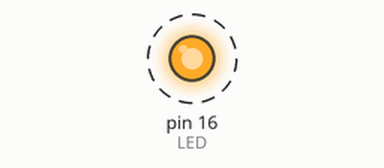
This program was run on a simulated MicroPython board. Parts: output pins drawn as LEDs (lit = HIGH). Dashed ring = blinking. At 10.0 s the program stops and its outputs stay as they are.

Above: at 0.5 s.
Timing chart, 0 to 4.6 s (numbered marks = the images above):
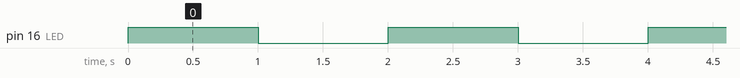

Measured:
- by itself, pin 16 (LED): alternates HIGH for 1.0 s and LOW for 1.0 s, 10 changes in all, then stays LOW

The program:

LED_boucle_for.py
```python
# HEPL-2/3/2023
# Utilisation de boucle while avec la LED
# Hasiuk Ilya


#Pour les explications de cette partie voir dans le code LED_On_Off
import machine
import utime
LED = machine.Pin(16,machine.Pin.OUT)

# dans cette boucle for nous mettons le nombre de fois
#que l'on veut faire clignoter la LED, lorsque la boucle
#fait 5 tours, elle s'arrête

for i in range(5): #pas pratique quand on veut faire clignoter la LED à "l'infini"
    LED.value(1)   #LED ON
    utime.sleep(1) # le temps en secondes que la LED sera allumée
    LED.value(0)   #LED OFF
    utime.sleep(1) # le temps en secondes que la LED sera éteinte
```
